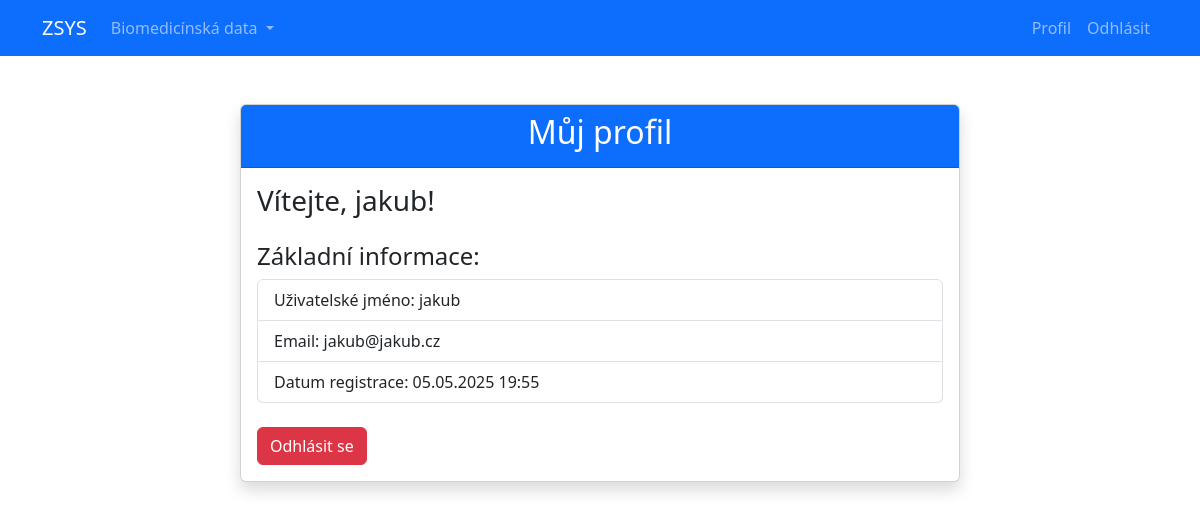
The page /users/profile/ (signed in) on the database as committed earlier.
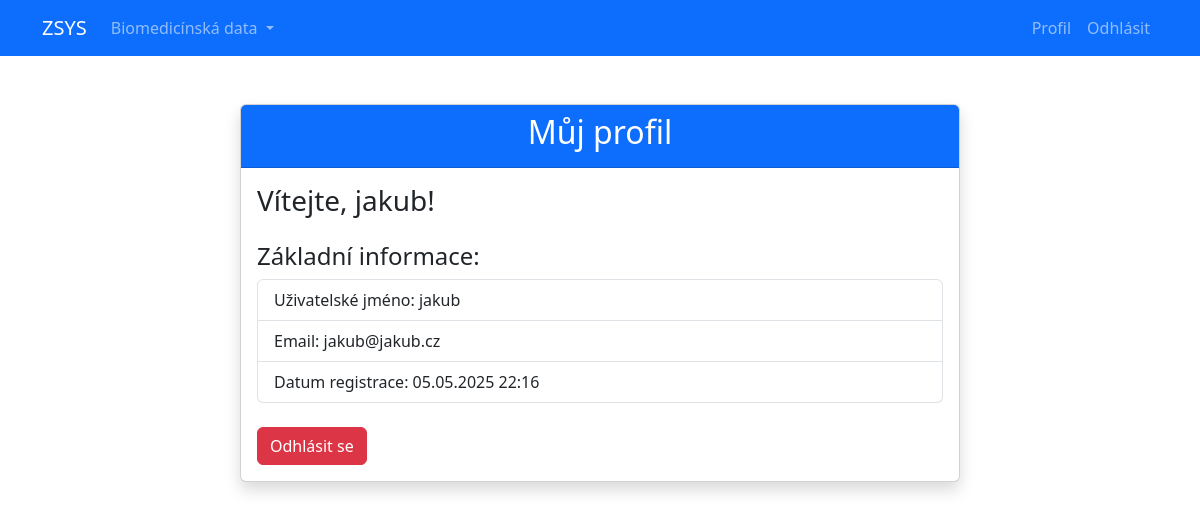
The same page on the database as committed later.
### users/models.py (models this page shows)
class CustomUser(AbstractUser):
    email = models.EmailField(unique=True)
    objects = UserManager()

### users/views.py (the view)
# urls.py: path('users/profile/', views.profile_view, name='profile'),
@login_required
def profile_view(request):
    user = request.user
    return render(request, 'users/profile.html', {'user': request.user})

### users/templates/Users/profile.html (shortened to what this page needs)
{% extends 'base.html' %}
{% block content %}
<div class="container mt-5">
    <div class="row">
        <div class="col-md-8 mx-auto">
            <div class="card shadow">
                <div class="card-header bg-primary text-white">
                    <h2 class="text-center">Můj profil</h2>
                </div>
                <div class="card-body">
                    <h3>Vítejte, {{ user.username }}!</h3>
                    <div class="mt-4">
                        <h4>Základní informace:</h4>
                        <ul class="list-group">
                            <li class="list-group-item">Uživatelské jméno: {{ user.username }}</li>
                            <li class="list-group-item">Email: {{ user.email }}</li>
                            <li class="list-group-item">Datum registrace: {{ user.date_joined|date:"d.m.Y H:i" }}</li>
                        </ul>
                    </div>
                    <div class="mt-4">
                        <a href="{% url 'users:logout' %}" class="btn btn-danger">Odhlásit se</a>
                    </div>
                </div>
            </div>
        </div>
    </div>
</div>
{% endblock %}

Rows that differ between the two databases and show on the page:
changed CustomUser "jakub": date_joined "05.05.2025 19:55" → "05.05.2025 22:16"
